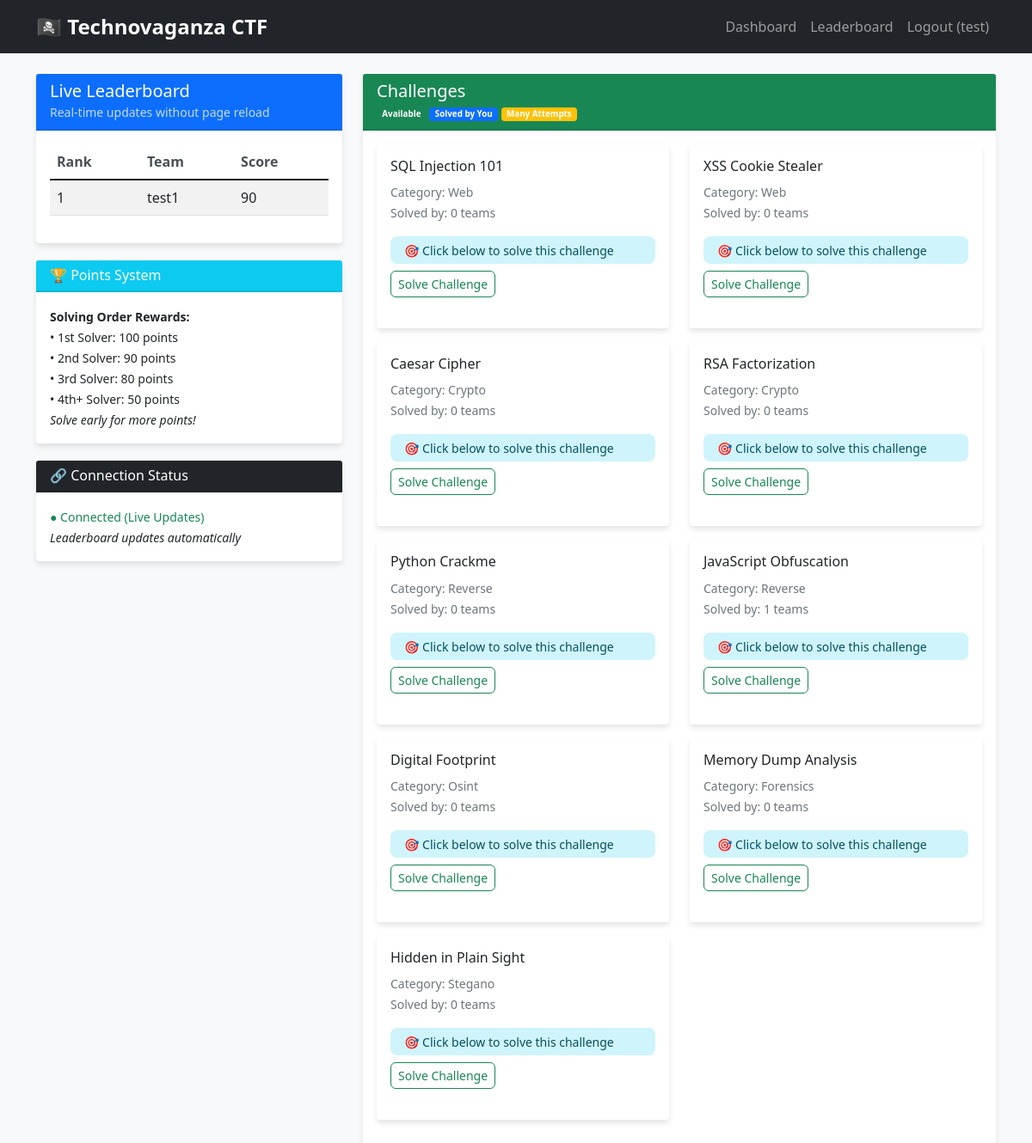
Page /dashboard (signed in) on the committed database.
### models.py (models this page shows)
class User(UserMixin, db.Model):
    id = db.Column(db.Integer, primary_key=True)
    teamname = db.Column(db.String(100), unique=True, nullable=False)
    username = db.Column(db.String(100), unique=True, nullable=False)
    password = db.Column(db.String(200), nullable=False)
    team_id = db.Column(db.String(50), unique=True, nullable=False)
    is_banned = db.Column(db.Boolean, default=False)
    is_admin = db.Column(db.Boolean, default=False)
    created_at = db.Column(db.DateTime, default=datetime.utcnow)
    score = db.Column(db.Integer, default=0)
    submissions = db.relationship('Submission', backref='user', lazy=True)

class Challenge(db.Model):
    id = db.Column(db.Integer, primary_key=True)
    name = db.Column(db.String(100), nullable=False)
    category = db.Column(db.String(50), nullable=False)
    description = db.Column(db.Text, nullable=False)
    flag = db.Column(db.String(100), nullable=False)
    points = db.Column(db.Integer, default=100)
    file_path = db.Column(db.String(200), default="challenges/files/rules.pdf")
    is_active = db.Column(db.Boolean, default=True)
    submissions = db.relationship('Submission', backref='challenge', lazy=True)

### app.py (the view)
@app.route('/dashboard')
@login_required
def dashboard():
    if current_user.is_banned:
        return redirect('/banned')
    challenges = Challenge.query.all()
    leaderboard_data = get_leaderboard_data()
    user_solved = Submission.query.filter_by(
        user_id=current_user.id,
        is_correct=True
    ).all()
    solved_challenge_ids = [sub.challenge_id for sub in user_solved]
    challenge_solve_info = {}
    for challenge in challenges:
        solvers = Submission.query.filter_by(
            challenge_id=challenge.id,
            is_correct=True
        ).order_by(Submission.timestamp.asc()).all()
        challenge_solve_info[challenge.id] = {
            'solvers': [{'teamname': solver.user.teamname, 'points': solver.points_earned} for solver in solvers],
            'solved_count': len(solvers)
        }
    return render_template('dashboard.html',
                         challenges=challenges,
                         leaderboard=leaderboard_data[:10],
                         solved_challenge_ids=solved_challenge_ids,
                         current_user=current_user,
                         challenge_solve_info=challenge_solve_info)

### app.py (called while the page is built)
@login_manager.user_loader
def load_user(user_id):
    return User.query.get(int(user_id))

def get_leaderboard_data():
    users = User.query.filter(User.score > 0).order_by(User.score.desc()).all()
    leaderboard = []
    for user in users:
        leaderboard.append({
            'teamname': user.teamname,
            'score': user.score
        })
    return leaderboard

### templates/dashboard.html (shortened to what this page needs)
{% extends "base.html" %}
{% block content %}
<div class="row">
    <div class="col-md-4">
        <div class="card">
            <div class="card-header bg-primary text-white">
                <h5 class="mb-0">Live Leaderboard</h5>
                <small class="opacity-75">Real-time updates without page reload</small>
            </div>
            <div class="card-body">
                <div id="leaderboard-container">
                    <table class="table table-striped">
                        <thead>
                            <tr>
                                <th>Rank</th>
                                <th>Team</th>
                                <th>Score</th>
                            </tr>
                        </thead>
                        <tbody id="leaderboard-body">
                            {% for entry in leaderboard %}
                            <tr {% if entry.teamname == current_user.teamname %}class="table-primary"{% endif %}>
                                <td>{{ loop.index }}</td>
                                <td>
                                    {{ entry.teamname }}
                                </td>
                                <td>{{ entry.score }}</td>
                            </tr>
                            {% endfor %}
                        </tbody>
                    </table>
                </div>
            </div>
        </div>
        <div class="card mt-3">
            <div class="card-header bg-info text-white">
                <h6 class="mb-0">🏆 Points System</h6>
            </div>
            <div class="card-body">
                <small>
                    <strong>Solving Order Rewards:</strong><br>
                    • 1st Solver: 100 points<br>
                    • 2nd Solver: 90 points<br>
                    • 3rd Solver: 80 points<br>
                    • 4th+ Solver: 50 points<br>
                    <em>Solve early for more points!</em>
                </small>
            </div>
        </div>
        <div class="card mt-3">
            <div class="card-header bg-dark text-white">
                <h6 class="mb-0">🔗 Connection Status</h6>
            </div>
            <div class="card-body">
                <small>
                    <span id="connection-status" class="text-success">● Connected (Live Updates)</span>
                    <br>
                    <em>Leaderboard updates automatically</em>
                </small>
            </div>
        </div>
    </div>
    <div class="col-md-8">
        <div class="card">
            <div class="card-header bg-success text-white">
                <h5 class="mb-0">Challenges</h5>
                <small>
                    <span class="badge bg-success">Available</span>
                    <span class="badge bg-primary">Solved by You</span>
                    <span class="badge bg-warning">Many Attempts</span>
                </small>
            </div>
            <div class="card-body">
                <div class="row" id="challenges-container">
                    {% for challenge in challenges %}
                    <div class="col-md-6 mb-3">
                        <div class="card challenge-card
                            {% if challenge.id in solved_challenge_ids %}border-primary bg-light
                            {% else %}border-success
                            {% endif %}">
                            <div class="card-body">
                                <h6 class="card-title">{{ challenge.name }}</h6>
                                <p class="card-text">
                                    <small class="text-muted">Category: {{ challenge.category }}</small><br>
                                    <small class="text-muted">
                                        Solved by: <span id="solved-count-{{ challenge.id }}">{{ challenge_solve_info[challenge.id].solved_count }}</span> teams
                                    </small>
                                </p>
                                {% if challenge.id in solved_challenge_ids %}
                                    {% set user_submission = namespace(points=0) %}
                                    {% for submission in current_user.submissions %}
                                        {% if submission.challenge_id == challenge.id and submission.is_correct %}
                                            {% set user_submission.points = submission.points_earned %}
                                        {% endif %}
                                    {% endfor %}
                                    <div class="alert alert-success py-1 mb-2">
                                        <small>✅ Solved - {{ user_submission.points }} points earned</small>
                                    </div>
                                    <a href="{{ url_for('view_challenge', challenge_id=challenge.id) }}"
                                       class="btn btn-outline-primary btn-sm">
                                        View Solution
                                    </a>
                                {% else %}
                                    {% set user_attempt = namespace(count=0) %}
                                    {% for submission in current_user.submissions %}
                                        {% if submission.challenge_id == challenge.id %}
                                            {% set user_attempt.count = submission.attempt_count %}
                                        {% endif %}
                                    {% endfor %}
                                    <div class="alert alert-info py-1 mb-2">
                                        <small>🎯 Click below to solve this challenge</small>
                                    </div>
                                    <a href="{{ url_for('view_challenge', challenge_id=challenge.id) }}"
                                       class="btn btn-outline-success btn-sm">
                                        Solve Challenge
                                    </a>
                                {% endif %}
                            </div>
                        </div>
                    </div>
                    {% endfor %}
                </div>
            </div>
        </div>
    </div>
</div>
{% endblock %}

### templates/base.html (shortened to what this page needs)
<!DOCTYPE html>
<html lang="en">
<head>
    <link href="https://cdn.jsdelivr.net/npm/bootstrap@5.1.3/dist/css/bootstrap.min.css" rel="stylesheet">
    <link href="{{ url_for('static', filename='css/style.css') }}" rel="stylesheet">
</head>
<body>
    {% if current_user.is_authenticated %}
    <nav class="navbar navbar-expand-lg navbar-dark bg-dark">
        <div class="container">
            <a class="navbar-brand" href="/dashboard">🏴‍☠️ Technovaganza CTF</a>
            <div class="navbar-nav ms-auto">
                <li class="nav-item">
                    <a class="nav-link" href="/dashboard">Dashboard</a>
                </li>
                <li class="nav-item">
                    <a class="nav-link" href="/leaderboard">Leaderboard</a>
                </li>
                <li class="nav-item">
                    <a class="nav-link" href="/logout">Logout ({{ current_user.teamname }})</a>
                </li>
            </div>
        </div>
    </nav>
    {% endif %}
    <div class="container mt-4">
        {% block content %}{% endblock %}
    </div>
</body>
</html>

### static/css/style.css (style rules this page uses)
body { background-color: #f8f9fa; font-family: 'Segoe UI', Tahoma, Geneva, Verdana, sans-serif; }
.navbar-brand { font-weight: bold; font-size: 1.5rem; }
.card { box-shadow: 0 4px 6px rgba(0, 0, 0, 0.1); border: none; margin-bottom: 20px; }
.card-header { border-bottom: 2px solid rgba(0, 0, 0, 0.1); }
.challenge-card { transition: transform 0.2s ease-in-out; height: 100%; }
.btn { border-radius: 6px; font-weight: 500; }
.alert { border: none; border-radius: 8px; }
.table th { border-top: none; font-weight: 600; color: #495057; }
.badge { font-size: 0.7em; }
.challenge-card { transition: all 0.3s ease; }
.alert { transition: all 0.3s ease; }

### templates/dashboard.html (style rules this page uses)
.challenge-card { transition: transform 0.2s ease-in-out; }

### rows in the picture
User: teamname "test"
User: teamname "test1", score "90"
Challenge: name "SQL Injection 101", category "Web", challenge_solve_info "0"
Challenge: name "XSS Cookie Stealer", category "Web", challenge_solve_info "0"
Challenge: name "Caesar Cipher", category "Crypto", challenge_solve_info "0"
Challenge: name "RSA Factorization", category "Crypto", challenge_solve_info "0"
Challenge: name "Python Crackme", category "Reverse", challenge_solve_info "0"
Challenge: name "JavaScript Obfuscation", category "Reverse", is_active "1"
Challenge: name "Digital Footprint", category "Osint", challenge_solve_info "0"
Challenge: name "Memory Dump Analysis", category "Forensics", challenge_solve_info "0"
Challenge: name "Hidden in Plain Sight", category "Stegano", challenge_solve_info "0"
